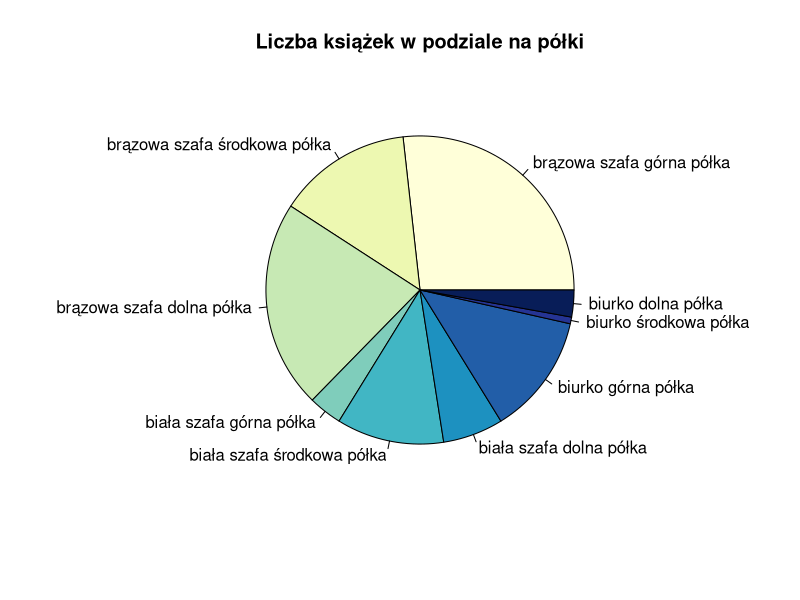
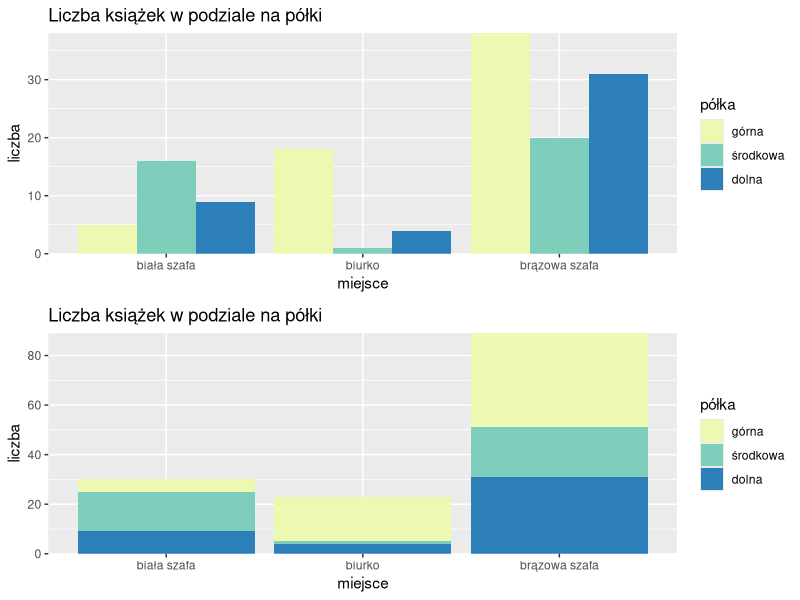
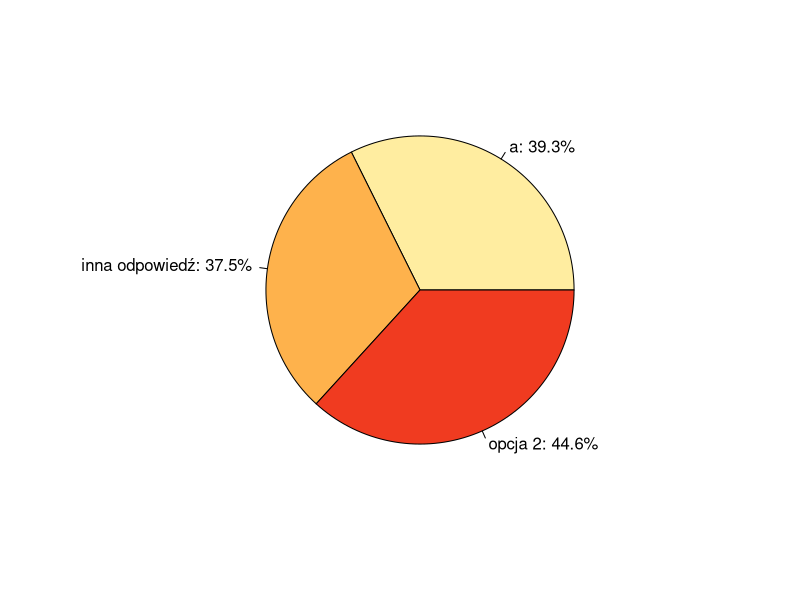
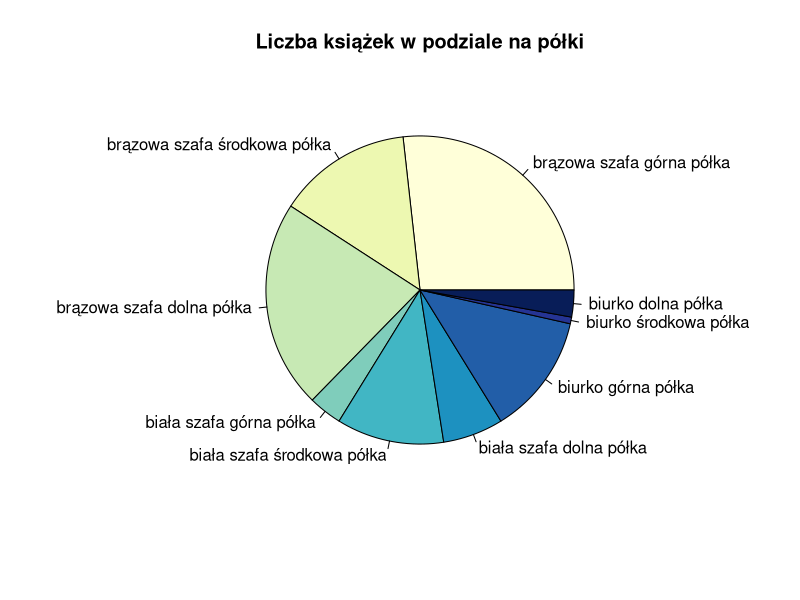
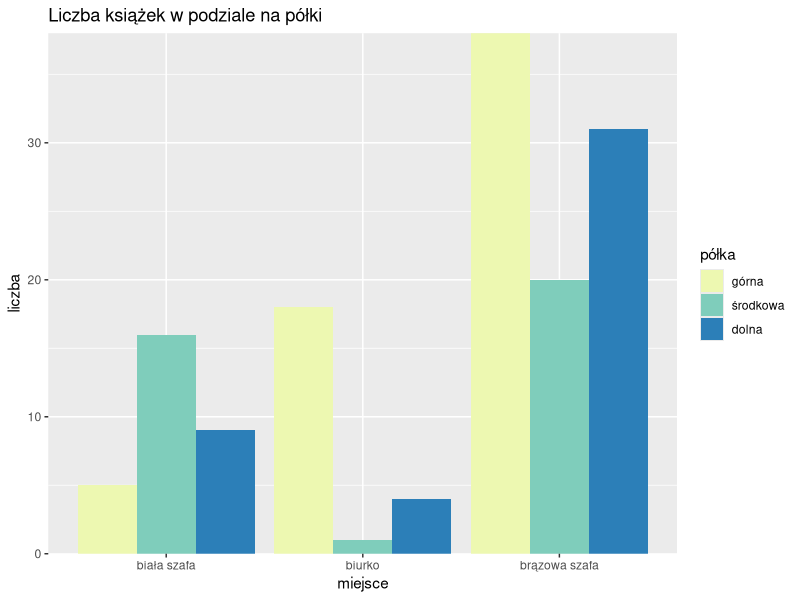
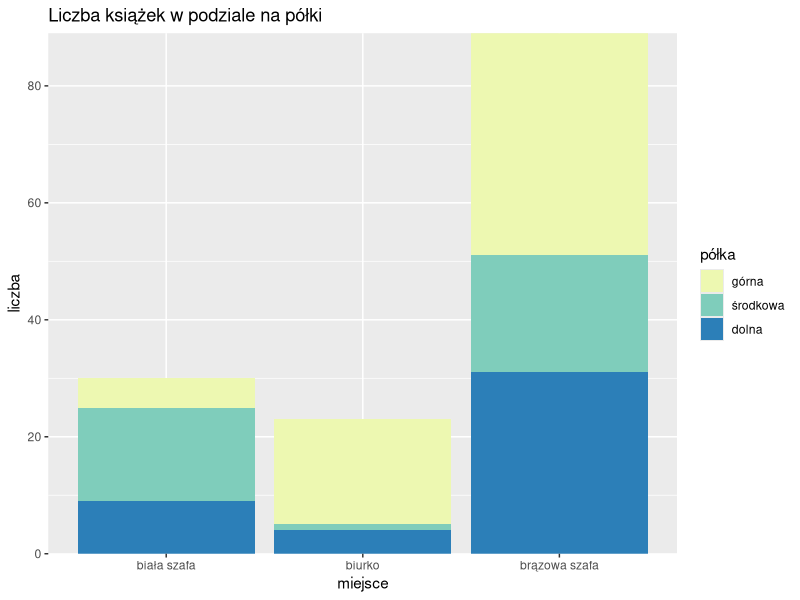
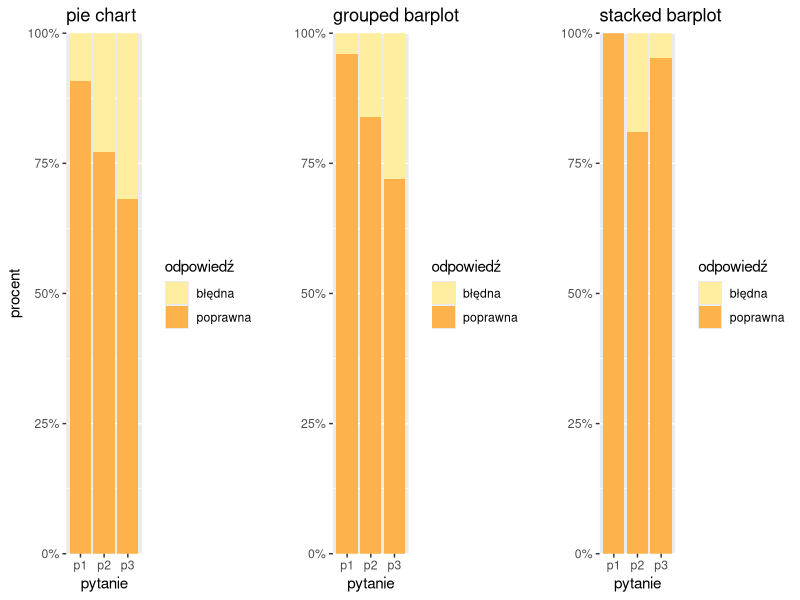
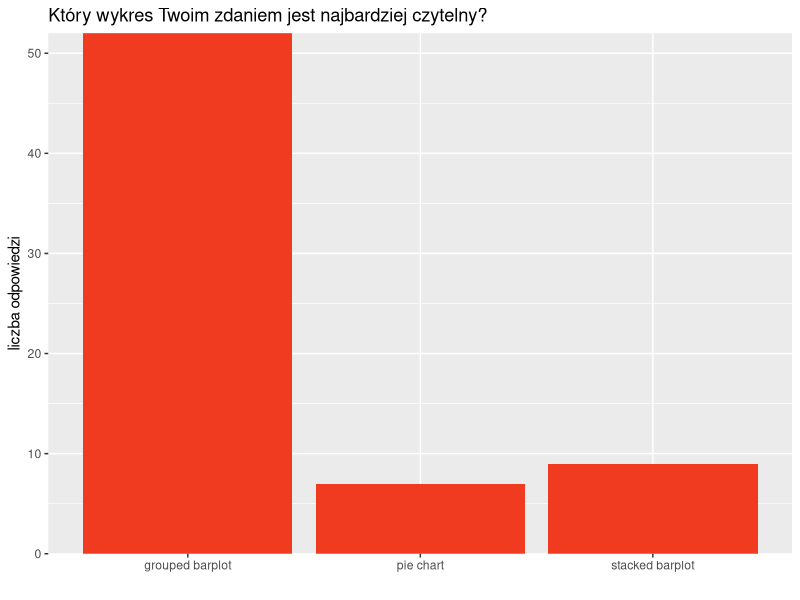

Write R code to recreate these figures, in order.
## ---- chunk 1
knitr::opts_chunk$set(echo = TRUE)

## Wczytanie potrzebnych bibliotek
library(RColorBrewer)
library(dplyr)
library(ggplot2)
library(tidyr)
library(gridExtra)
library(grid)

## Generowanie wykresów do ankiety
liczba <- c(38, 20, 31, 5, 16, 9, 18, 1,  4)
miejsce <- rep(c("brązowa szafa", "biała szafa", "biurko"), each = 3)
półka <- rep(c("górna", "środkowa", "dolna"), 3)
data <- data.frame(miejsce, półka, liczba)
data$półka <- factor(data$półka, levels=c("górna", "środkowa", "dolna"))

plot1 <- pie(data$liczba, labels = paste(data$miejsce, data$półka, "półka"), col=brewer.pal(n = 9, name = "YlGnBu"), main = "Liczba książek w podziale na półki")

plot2 <- data %>%
  ggplot(aes(y = liczba, x = miejsce, fill = półka)) +
  geom_bar(stat = "identity", position = "dodge") +
  scale_y_continuous(expand = c(0,0)) +
  scale_fill_manual("legend", values = brewer.pal(n = 3, name = "YlGnBu")) +
  guides(fill=guide_legend(title="półka")) +
  labs(title = "Liczba książek w podziale na półki")

plot3 <- data %>% 
  ggplot(aes(y = liczba, x = miejsce, fill = półka)) +
  geom_bar(stat = "identity") +
  scale_y_continuous(expand = c(0,0)) +
  scale_fill_manual("legend", values = brewer.pal(n = 3, name = "YlGnBu")) +
  guides(fill=guide_legend(title="półka")) +
  labs(title = "Liczba książek w podziale na półki")

grid.arrange(plot2, plot3)

### Wczytanie wyników ankiet
responses <- read.csv("hw5.csv")

### Stworzenie zmiennej pomocniczej
color <- brewer.pal(n = 3, name = "YlOrRd")
## ---- chunk 2
etap1 <- responses %>% 
  group_by(Wybierz.jedną.z.opcji) %>% 
  summarize(count = n())

pie(etap1$count, labels = paste(etap1$Wybierz.jedną.z.opcji, ": ", round(etap1$count/56*100,1), "%", sep=''), col = color)
## ---- chunk 3
pie(data$liczba, labels = paste(data$miejsce, data$półka, "półka"), col=brewer.pal(n = 9, name = "YlGnBu"), main = "Liczba książek w podziale na półki")
## ---- chunk 4
data %>%
  ggplot(aes(y = liczba, x = miejsce, fill = półka)) +
  geom_bar(stat = "identity", position = "dodge") +
  scale_y_continuous(expand = c(0,0)) +
  scale_fill_manual("legend", values = brewer.pal(n = 3, name = "YlGnBu")) +
  guides(fill=guide_legend(title="półka")) +
  labs(title = "Liczba książek w podziale na półki")
## ---- chunk 5
data %>% 
  ggplot(aes(y = liczba, x = miejsce, fill = półka)) +
  geom_bar(stat = "identity") +
  scale_y_continuous(expand = c(0,0)) +
  scale_fill_manual("legend", values = brewer.pal(n = 3, name = "YlGnBu")) +
  guides(fill=guide_legend(title="półka")) +
  labs(title = "Liczba książek w podziale na półki")
## ---- chunk 6
pom1 <- responses %>% 
  filter(Wybierz.jedną.z.opcji == "a") %>% 
  mutate(typ = "pie chart", pyt1 = Gdzie.jest.więcej.książek., pyt2 = Gdzie.jest.więcej.książek..1, pyt3 = Gdzie.jest.mniej.książek.) %>% 
  select(typ, pyt1, pyt2, pyt3)
pom2 <- responses %>% 
  filter(Wybierz.jedną.z.opcji == "opcja 2") %>% 
  mutate(typ = "grouped barplot", pyt1 = Gdzie.jest.więcej.książek..2, pyt2 = Gdzie.jest.więcej.książek..3, pyt3 = Gdzie.jest.mniej.książek..1) %>% 
  select(typ, pyt1, pyt2, pyt3)
pom3 <- responses %>% 
  filter(Wybierz.jedną.z.opcji == "inna odpowiedź") %>% 
  mutate(typ = "stacked barplot", pyt1 = Gdzie.jest.więcej.książek..4, pyt2 = Gdzie.jest.więcej.książek..5, pyt3 = Gdzie.jest.mniej.książek..2) %>% 
  select(typ, pyt1, pyt2, pyt3)
pom <- rbind(rbind(pom1, pom2), pom3)
## ---- chunk 7
pompom <- pom %>% 
  mutate(p1 = ifelse(pyt1 == "brązowa szafa górna półka", "poprawna", "błędna"),
         p2 = ifelse(pyt2 == "brązowa szafa środkowa półka", "poprawna", "błędna"),
         p3 = ifelse(pyt3 == "biała szafa górna półka", "poprawna", "błędna"))

res1 <- pivot_longer(pompom, p1) %>%
  select(typ, name, value)
res2 <- pivot_longer(pompom, p2) %>%
  select(typ, name, value)
res3 <- pivot_longer(pompom, p3) %>%
  select(typ, name, value)

res <- rbind(rbind(res1, res2), res3)

plot1 <- res %>% 
  filter(typ == "pie chart") %>% 
  group_by(name, value) %>% 
  summarize(count = n()) %>% 
  ggplot(aes(y = count, x = name, fill = value)) +
  geom_bar(position = "fill", stat = "identity") +
  scale_y_continuous(expand = c(0,0), labels = scales::percent) +
  scale_fill_manual("legend", values = color) +
  labs(title = "pie chart", y = "procent", x = "pytanie") +
  guides(fill=guide_legend(title="odpowiedź")) 
plot2 <- res %>% 
  filter(typ == "grouped barplot") %>% 
  group_by(name, value) %>% 
  summarize(count = n()) %>% 
  ggplot(aes(y = count, x = name, fill = value)) +
  geom_bar(position = "fill", stat = "identity") +
  scale_y_continuous(expand = c(0,0), labels = scales::percent) +
  scale_fill_manual("legend", values = color) +
  labs(title = "grouped barplot", y = "", x = "pytanie") +
  guides(fill=guide_legend(title="odpowiedź")) 
plot3 <- res %>% 
  filter(typ == "stacked barplot") %>% 
  group_by(name, value) %>% 
  summarize(count = n()) %>% 
  ggplot(aes(y = count, x = name, fill = value)) +
  geom_bar(position = "fill", stat = "identity") +
  scale_y_continuous(expand = c(0,0), labels = scales::percent) +
  scale_fill_manual("legend", values = color) +
  guides(fill=guide_legend(title="odpowiedź")) +
  labs(title = "stacked barplot", y = "", x = "pytanie")

grid.arrange(plot1, plot2, plot3, ncol = 3)
## ---- chunk 8
responses %>% 
  group_by(Który.wykres.Twoim.zdaniem.jest.najbardziej.czytelny.) %>% 
  summarize(count = n()) %>% 
  ggplot(aes(y = count, x = Który.wykres.Twoim.zdaniem.jest.najbardziej.czytelny.)) +
  geom_bar(stat = "identity", position = "dodge", fill = color[3]) +
  scale_y_continuous(expand = c(0,0)) +
  guides(fill=guide_legend(title="półka")) +
  labs(title = "Który wykres Twoim zdaniem jest najbardziej czytelny?",
       x = "",
       y = "liczba odpowiedzi") +
  scale_x_discrete(labels=c("pie chart (po lewej)" = "pie chart", "grouped barplot (po prawej, na górze)" = "grouped barplot", "stacked barplot (po prawej, na dole)" = "stacked barplot"))
